Frame 1 (no input): blank canvas, image omitted
Frame 60 (no input): blank canvas, image omitted
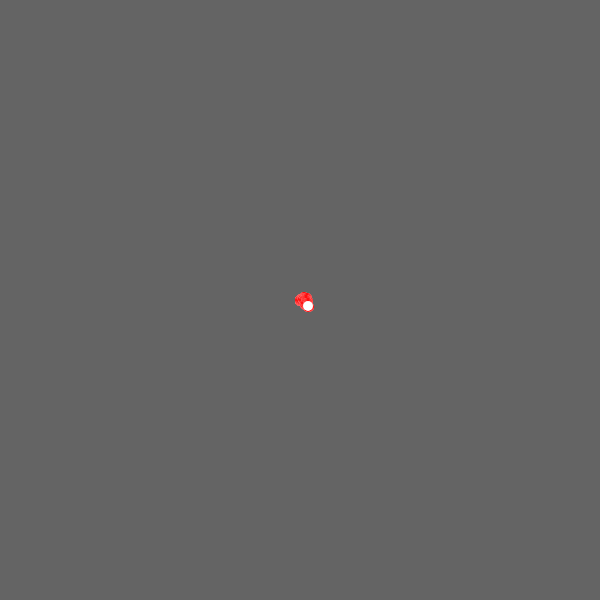
Frame 120 (the mouse pressed at the canvas centre since frame 60)

The p5.js sketch whose frames 1 and 60 were blank and that drew this single picture after the mouse press (run headless with seeded random() and noise() and a simulated clock; from frame 60 on, the mouse is pressed at the canvas centre):

// p5.js sketch
// ── sketch.js
var WIDHT = 600, HEIGTH = 600;
var x = WIDHT / 2, y = HEIGTH / 2;
var rnd

function setup() {
	createCanvas(WIDHT, HEIGTH);
	background(100);
	strokeWeight(10);
}

function draw() {
	stroke(255, 0, 0);
	point(x , y);
	
	rnd = floor(random(4));
	
	switch(rnd){
		case 0:
			y--;
			break;
		case 1:
			x++;
			break;
		case 2:
			y++;
			break;
		case 3:
			x--;
			break;
	}
	
	stroke(255);
	point(x, y);
}
